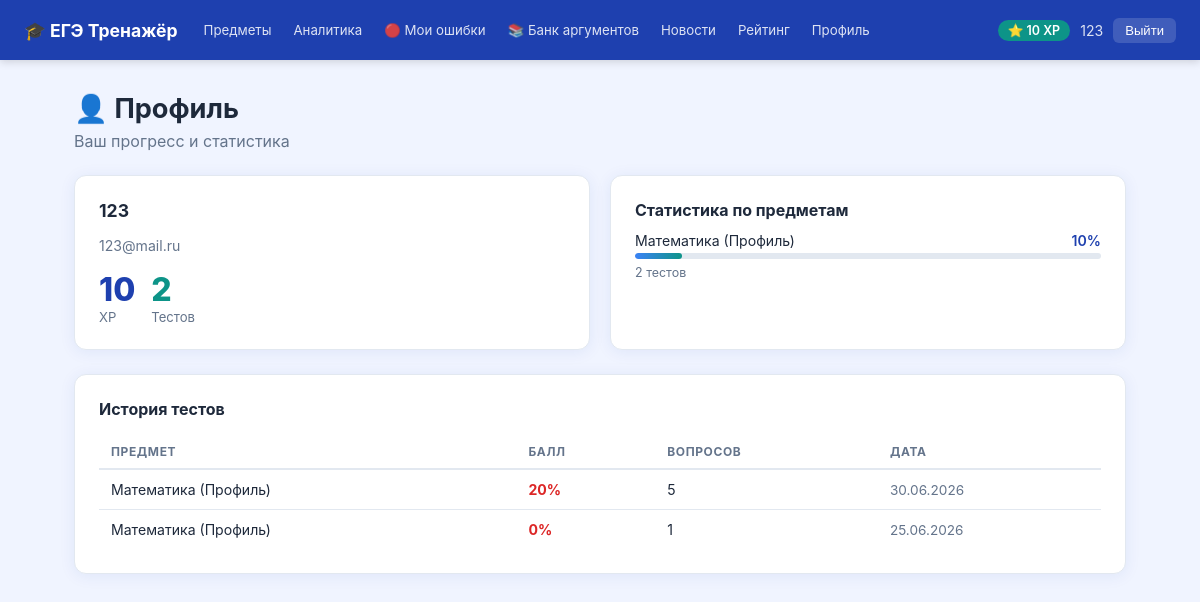
/py/profile (signed in), run on the app's committed database.
### tables this page shows
CREATE TABLE users (
            id INTEGER PRIMARY KEY AUTOINCREMENT,
            name TEXT NOT NULL,
            email TEXT UNIQUE NOT NULL,
            password_hash TEXT NOT NULL,
            xp INTEGER NOT NULL DEFAULT 0,
            tests_completed INTEGER NOT NULL DEFAULT 0,
            created_at TIMESTAMP DEFAULT CURRENT_TIMESTAMP
        );

CREATE TABLE test_results (
            id INTEGER PRIMARY KEY AUTOINCREMENT,
            user_id INTEGER NOT NULL REFERENCES users(id),
            subject TEXT NOT NULL,
            score INTEGER NOT NULL,
            questions_count INTEGER NOT NULL DEFAULT 0,
            created_at TIMESTAMP DEFAULT CURRENT_TIMESTAMP
        );

### app.py (the view)
@app.route('/py/profile')
@login_required
def profile():
    user=get_current_user()
    try:
        cur=get_cursor()
        cur.execute('SELECT subject,score,questions_count,mode,created_at FROM test_results WHERE user_id=%s ORDER BY created_at DESC LIMIT 20',(user['id'],))
        raw=cur.fetchall()
        history=[{**dict(h),'created_at':parse_date(h['created_at'])} for h in raw]
        cur.execute('SELECT subject,AVG(score) as avg,COUNT(*) as cnt FROM test_results WHERE user_id=%s GROUP BY subject',(user['id'],))
        by_subject=cur.fetchall()
    except: history=[]; by_subject=[]
    return render_template('profile.html',user=user,history=history,by_subject=by_subject,subjects=SUBJECTS)

### app.py (called while the page is built)
def get_db():
    if 'db' not in g:
        if USE_SQLITE:
            conn = sqlite3.connect(SQLITE_PATH)
            conn.row_factory = sqlite3.Row
            g.db = conn; g.use_sqlite = True
        else:
            conn = psycopg2.connect(DATABASE_URL, cursor_factory=psycopg2.extras.RealDictCursor)
            conn.autocommit = False
            g.db = conn; g.use_sqlite = False
    return g.db

def get_cursor():
    db = get_db()
    cur = db.cursor()
    return SQLiteCursor(cur) if g.get('use_sqlite') else cur

def parse_date(val):
    if val is None: return None
    if isinstance(val, datetime): return val
    for fmt in ('%Y-%m-%d %H:%M:%S','%Y-%m-%d %H:%M:%S.%f','%Y-%m-%d'):
        try: return datetime.strptime(str(val), fmt)
        except ValueError: pass
    return None

def get_current_user():
    uid = session.get('user_id')
    if not uid: return None
    try:
        cur = get_cursor()
        cur.execute('SELECT id,name,email,xp,tests_completed FROM users WHERE id=%s',(uid,))
        return cur.fetchone()
    except: return None

def login_required(f):
    from functools import wraps
    @wraps(f)
    def decorated(*args, **kwargs):
        if not session.get('user_id'):
            return redirect('/py/login')
        return f(*args, **kwargs)
    return decorated

    def execute(self, sql, params=None):
        has_ret = bool(re.search(r'\bRETURNING\b', sql, re.IGNORECASE))
        if has_ret:
            sql = re.sub(r'\s+RETURNING\s+\w+', '', sql, flags=re.IGNORECASE)
        sql = sql.replace('%s', '?')
        self._cur.execute(sql, params or [])
        self._lastrowid = self._cur.lastrowid
        self._returning = has_ret

    def fetchone(self):
        if getattr(self, '_returning', False):
            return {'id': self._lastrowid}
        row = self._cur.fetchone()
        return dict(row) if row else None

    def fetchall(self):
        return [dict(r) for r in self._cur.fetchall()]

### templates/profile.html (shortened to what this page needs)
{% extends 'base.html' %}
{% block content %}
<div class="container">
  <div class="page-title">👤 Профиль</div>
  <div class="page-subtitle">Ваш прогресс и статистика</div>
  <div class="grid-2" style="margin-bottom:24px">
    <div class="card">
      <div style="font-size:1.1rem;font-weight:700;margin-bottom:16px">{{ user.name }}</div>
      <div style="color:var(--text-muted);font-size:0.88rem;margin-bottom:4px">{{ user.email }}</div>
      <div style="margin-top:16px;display:flex;gap:16px">
        <div>
          <div style="font-size:2rem;font-weight:800;color:var(--primary)">{{ user.xp }}</div>
          <div style="font-size:0.82rem;color:var(--text-muted)">XP</div>
        </div>
        <div>
          <div style="font-size:2rem;font-weight:800;color:var(--secondary)">{{ user.tests_completed }}</div>
          <div style="font-size:0.82rem;color:var(--text-muted)">Тестов</div>
        </div>
      </div>
    </div>
    <div class="card">
      <div style="font-weight:700;margin-bottom:12px">Статистика по предметам</div>
      {% for row in by_subject %}
      <div style="margin-bottom:10px">
        <div style="display:flex;justify-content:space-between;font-size:0.88rem;margin-bottom:4px">
          <span>{{ subjects.get(row.subject, {}).get('title', row.subject) }}</span>
          <span style="font-weight:600;color:var(--primary)">{{ row.avg|round|int }}%</span>
        </div>
        <div class="progress-bar">
          <div class="progress-bar-fill" style="width:{{ row.avg|round|int }}%"></div>
        </div>
        <div style="font-size:0.78rem;color:var(--text-muted);margin-top:2px">{{ row.cnt }} тестов</div>
      </div>
      {% else %}
      <div style="color:var(--text-muted);font-size:0.9rem">Пройдите первый тест, чтобы увидеть статистику</div>
      {% endfor %}
    </div>
  </div>
  <div class="card">
    <div style="font-weight:700;margin-bottom:16px">История тестов</div>
    {% if history %}
    <table class="history-table">
      <thead>
        <tr>
          <th>Предмет</th>
          <th>Балл</th>
          <th>Вопросов</th>
          <th>Дата</th>
        </tr>
      </thead>
      <tbody>
        {% for h in history %}
        <tr>
          <td>{{ subjects.get(h.subject, {}).get('title', h.subject) }}</td>
          <td>
            <span style="font-weight:700;color:{% if h.score >= 80 %}var(--success){% elif h.score >= 50 %}var(--warning){% else %}var(--error){% endif %}">
              {{ h.score }}%
            </span>
          </td>
          <td>{{ h.questions_count }}</td>
          <td style="color:var(--text-muted);font-size:0.85rem">{{ h.created_at.strftime('%d.%m.%Y') if h.created_at else '—' }}</td>
        </tr>
        {% endfor %}
      </tbody>
    </table>
    {% else %}
    <div style="color:var(--text-muted);text-align:center;padding:24px 0">Вы ещё не прошли ни одного теста</div>
    {% endif %}
  </div>
</div>
{% endblock %}

### templates/base.html (shortened to what this page needs)
<!DOCTYPE html>
<html lang="ru">
<head>
  <link rel="stylesheet" href="/py/static/css/style.css">
</head>
<body>
{% if user %}
<nav class="navbar">
  <a href="/py/" class="navbar-brand">🎓 ЕГЭ Тренажёр</a>
  <div class="navbar-links">
    <a href="/py/">Предметы</a>
    <a href="/py/analytics">Аналитика</a>
    <a href="/py/mistakes">🔴 Мои ошибки</a>
    <a href="/py/arguments">📚 Банк аргументов</a>
    <a href="/py/news">Новости</a>
    <a href="/py/leaderboard">Рейтинг</a>
    <a href="/py/profile">Профиль</a>
  </div>
  <div class="navbar-user">
    <span class="xp-badge">⭐ {{ user.xp }} XP</span>
    <span style="color:rgba(255,255,255,0.85);font-size:0.88rem">{{ user.name }}</span>
    <a href="/py/logout"><button class="btn-logout">Выйти</button></a>
  </div>
</nav>
{% endif %}
{% block content %}{% endblock %}
</body>
</html>

### static/css/style.css (style rules this page uses)
:root { --primary: #1e40af; --primary-light: #3b82f6; --primary-dark: #1e3a8a; --secondary: #0d9488; --bg: #f0f4ff; --card: #ffffff; --text: #1e293b; --text-muted: #64748b; --border: #e2e8f0; --success: #16a34a; --error: #dc2626; --warning: #d97706; --radius: 12px; --shadow: 0 2px 16px rgba(30,64,175,0.08); --shadow-hover: 0 8px 32px rgba(30,64,175,0.15); }
* { box-sizing: border-box; margin: 0; padding: 0; }
body { font-family: -apple-system, BlinkMacSystemFont, 'Segoe UI', sans-serif; background: var(--bg); color: var(--text); min-height: 100vh; }
a { color: var(--primary); text-decoration: none; }
.navbar { background: var(--primary); color: white; padding: 0 24px; display: flex; align-items: center; height: 60px; gap: 16px; box-shadow: 0 2px 8px rgba(0,0,0,0.15); position: sticky; top: 0; z-index: 100; }
.navbar-brand { font-size: 1.1rem; font-weight: 700; color: white; display: flex; align-items: center; gap: 8px; text-decoration: none; white-space: nowrap; }
.navbar-links { display: flex; gap: 2px; flex: 1; overflow-x: auto; }
.navbar-links a { color: rgba(255,255,255,0.85); padding: 5px 10px; border-radius: 6px; font-size: 0.83rem; transition: all 0.15s; white-space: nowrap; }
.navbar-user { display: flex; align-items: center; gap: 10px; font-size: 0.85rem; flex-shrink: 0; }
.xp-badge { background: var(--secondary); color: white; padding: 3px 10px; border-radius: 20px; font-weight: 600; font-size: 0.78rem; white-space: nowrap; }
.btn-logout { background: rgba(255,255,255,0.15); color: white; border: none; padding: 5px 12px; border-radius: 6px; cursor: pointer; font-size: 0.82rem; transition: background 0.15s; }
.container { max-width: 1100px; margin: 0 auto; padding: 32px 24px; }
.page-title { font-size: 1.7rem; font-weight: 700; margin-bottom: 6px; }
.page-subtitle { color: var(--text-muted); margin-bottom: 24px; }
.card { background: var(--card); border-radius: var(--radius); box-shadow: var(--shadow); padding: 24px; border: 1px solid var(--border); }
.grid-2 { display: grid; grid-template-columns: 1fr 1fr; gap: 20px; }
.progress-bar { height: 6px; background: var(--border); border-radius: 3px; overflow: hidden; margin-bottom: 6px; }
.progress-bar-fill { height: 100%; background: linear-gradient(90deg, var(--primary-light), var(--secondary)); border-radius: 3px; transition: width 0.4s; }
.history-table { width: 100%; border-collapse: collapse; font-size: 0.88rem; }
.history-table th { text-align:left; padding:9px 12px; border-bottom:2px solid var(--border); font-size:0.75rem; color:var(--text-muted); text-transform:uppercase; letter-spacing:.05em; }
.history-table td { padding:11px 12px; border-bottom:1px solid var(--border); }
.history-table tr:last-child td { border-bottom: none; }

### data on the page
users: xp "10", name "123", email "123@mail.ru", tests_completed "2"
test_results: get "Математика (Профиль)", score "20", questions_count "5", created_at "30.06.2026"
test_results: get "Математика (Профиль)", score "0", questions_count "1", created_at "25.06.2026"

### other printed values
{{ subjects.get(row.subject, {}).get('title', row.subject) }} "Математика (Профиль)"
{{ row.avg|round|int }} "10"
{{ row.cnt }} "2"
